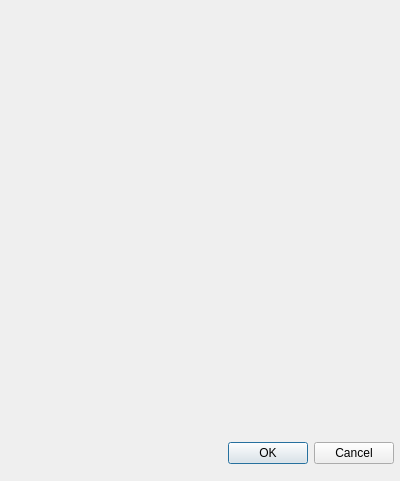
<?xml version="1.0" encoding="UTF-8"?>
<ui version="4.0">
 <class>Dialog</class>
 <widget class="QDialog" name="Dialog">
  <property name="geometry">
   <rect>
    <x>0</x>
    <y>0</y>
    <width>400</width>
    <height>481</height>
   </rect>
  </property>
  <property name="windowTitle">
   <string>Dialog</string>
  </property>
  <widget class="QDialogButtonBox" name="buttonBox">
   <property name="geometry">
    <rect>
     <x>53</x>
     <y>437</y>
     <width>341</width>
     <height>32</height>
    </rect>
   </property>
   <property name="orientation">
    <enum>Qt::Horizontal</enum>
   </property>
   <property name="standardButtons">
    <set>QDialogButtonBox::Cancel|QDialogButtonBox::Ok</set>
   </property>
  </widget>
 </widget>
 <resources/>
 <connections>
  <connection>
   <sender>buttonBox</sender>
   <signal>accepted()</signal>
   <receiver>Dialog</receiver>
   <slot>accept()</slot>
   <hints>
    <hint type="sourcelabel">
     <x>248</x>
     <y>254</y>
    </hint>
    <hint type="destinationlabel">
     <x>157</x>
     <y>274</y>
    </hint>
   </hints>
  </connection>
  <connection>
   <sender>buttonBox</sender>
   <signal>rejected()</signal>
   <receiver>Dialog</receiver>
   <slot>reject()</slot>
   <hints>
    <hint type="sourcelabel">
     <x>316</x>
     <y>260</y>
    </hint>
    <hint type="destinationlabel">
     <x>286</x>
     <y>274</y>
    </hint>
   </hints>
  </connection>
 </connections>
</ui>
